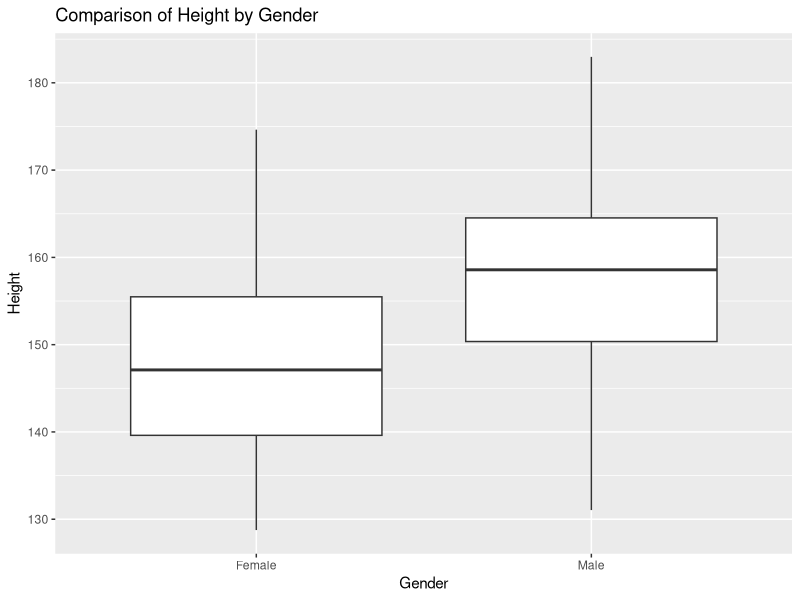
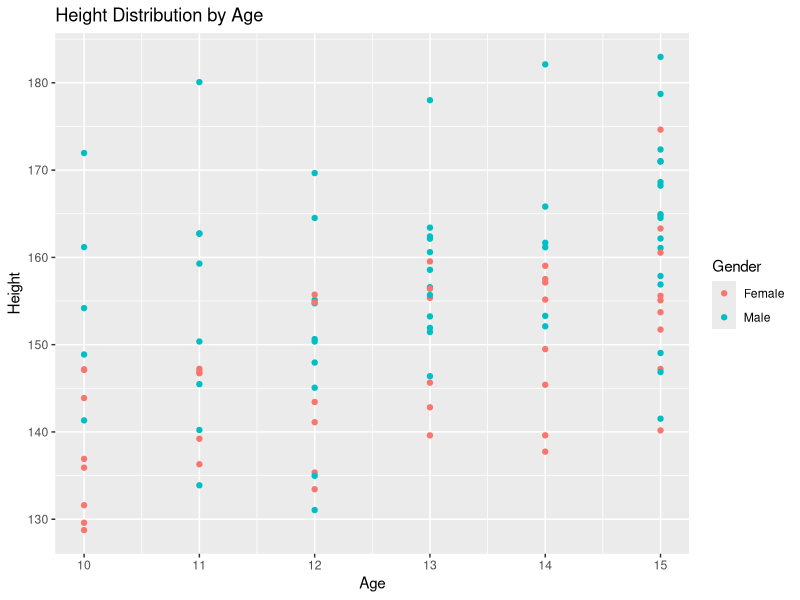
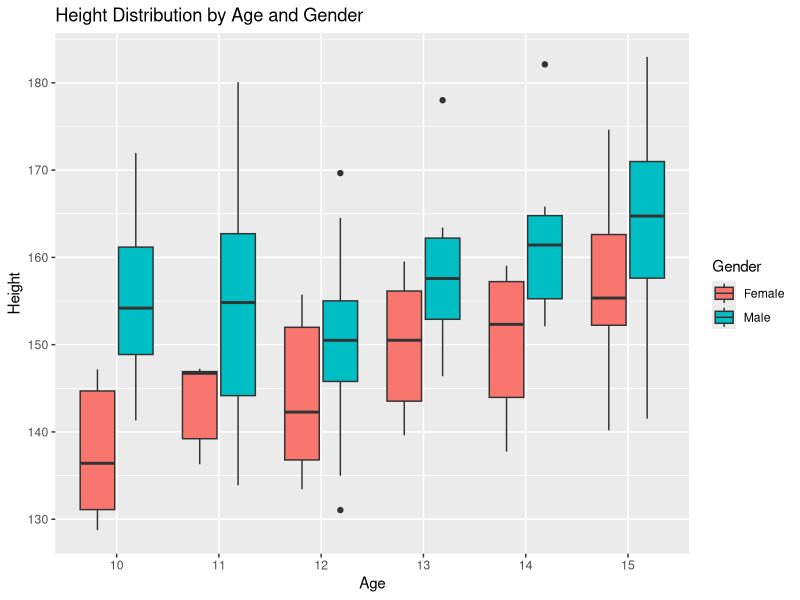

The R script that drew these images, in order:
"
CHAPTER 2
02_02_기본 코드와 개념
"
##################
# 기본 코드 실행 #
##################
#코드 실행 방법
a <- 3 + 4  # 해당 코드는 3 + 4 의 결과 값을 a 라는 변수에 저장하는 명령어 입니다. 


########
# 함수 #
########
# (코드 2-1) 두개의 숫자 x,y를 더하는 함수 만들 
add_numbers <- function(a, b) {
  result <- a + b
  return(result)
}

# 함수 실행 
add_numbers(10,7)


#####################
# R 패키지 설치하기 #
#####################
# -- 코드 2-2 -- #
# R 패키지 설치
# install.packages("ggplot2")
# 
# # BiocManger 패키지 설치
# install.packages("BiocManager")
# BiocManager::install("GenomicFeatures")
# 
# # BiocManger 업데이트
# BiocManager::install() 

##############################################################
# 기본 데이터 핸들링, 시각화 그리고 다양한 파일 읽기 및 저장 # 
##############################################################
# -- 코드 2-3 -- #
# 예시 데이터 생성 
set.seed(123)  # 재현 가능성을 위해 시드 설정
n <- 100  # 샘플 수

# 성별 데이터 생성 (50%의 확률로 'Male' 또는 'Female' 할당)
gender <- sample(c("Male", "Female"), size = n, replace = TRUE)

# 나이 데이터 생성 (10세부터 15세까지 정수값으로 할당)
age <- sample(10:15, size = n, replace = TRUE)

# 키 데이터 생성 (성별과 나이에 따라 다른 평균과 분산을 가지는 정규 분포에서 샘플링)
height <- ifelse(gender == "Male", rnorm(n, mean = 150 + 3 * (age - 10), sd = 10), rnorm(n, mean = 140 + 3 * (age - 10), sd = 8))

# 데이터프레임 생성
data <- data.frame(gender = gender, age = age, height = height)

# 데이터 저장 
# write.csv(data, "data.csv")

# -- 코드 2-4 -- # 
# 파일 읽기 
# data <- read.csv("data.csv") 

data[data$age < 13 , ] # 조건에 따른 row 추출 
data[data$age < 13 , c("gender","age") ] # 조건에 따른 row, column 추출

# 시각화
## Bar plot - 나이별 성별 키 평균
library(ggplot2)
bar_plot <- ggplot(data, aes(x = age, y = height, fill = gender)) +
  geom_bar(stat = "summary", fun = "mean", position = "dodge") +
  labs(x = "Age", y = "Height", fill = "Gender") +
  ggtitle("Mean Height by Age") +
  scale_fill_manual(values = c("Male" = "blue", "Female" = "pink"))

## Boxplot 그래프
ggplot(data, aes(x = gender, y = height)) +
  geom_boxplot() +
  labs(x = "Gender", y = "Height") +
  ggtitle("Comparison of Height by Gender")

## Scatter plot - 나이에 따른 키 분포
scatter_plot <- ggplot(data, aes(x = age, y = height, color = gender)) +
  geom_point() +
  labs(x = "Age", y = "Height", color = "Gender") +
  ggtitle("Height Distribution by Age")
scatter_plot

## Boxplot 그래프 - 나이별 성별 키 분포
boxplot_plot <- ggplot(data, aes(x = as.factor(age), y = height, fill = gender)) +
  geom_boxplot() +
  labs(x = "Age", y = "Height", fill = "Gender") +
  ggtitle("Height Distribution by Age and Gender")

boxplot_plot

##########
# 반복문 #
##########
# -- 코드 2-5 -- #
# 반복문 예시 
sum = 0
for (number in 1:100){
  sum = sum + number
}
print(sum)












